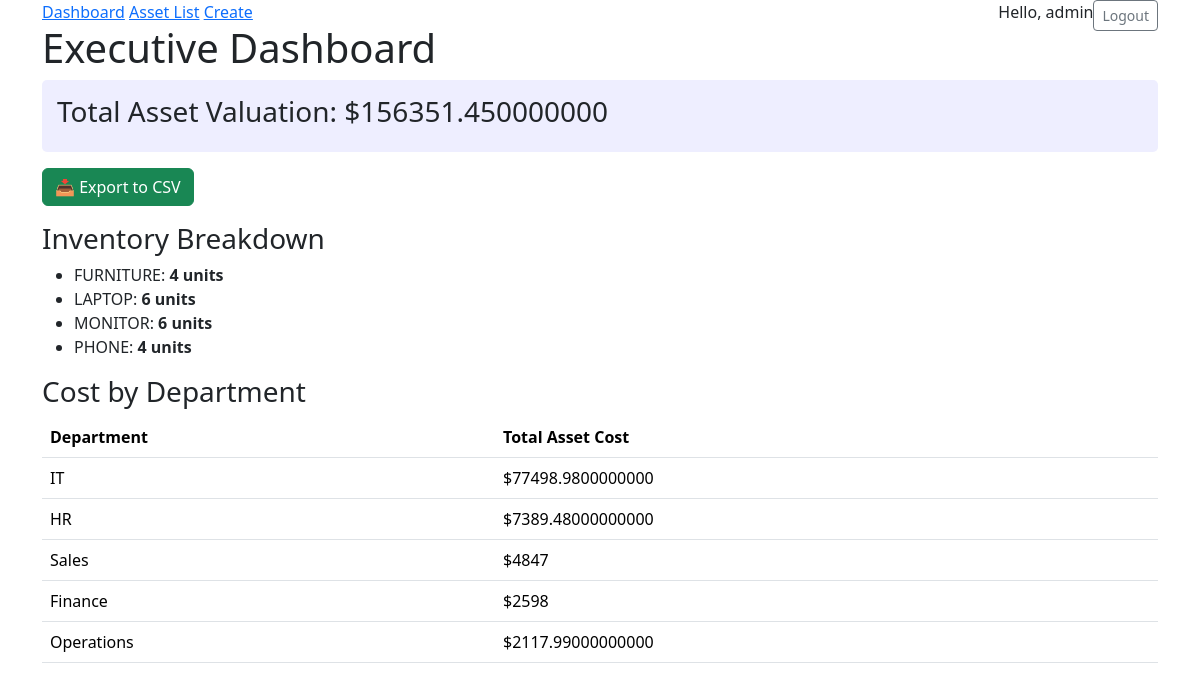
The app's page / (signed in) with its own data.
### assets/models.py (models this page shows, shortened)
class User(AbstractUser):
    is_manager = models.BooleanField(default=False)
    department = models.ForeignKey(
        Department,
        on_delete=models.SET_NULL,
        null=True,
        blank=True,
        related_name="users",
    )

class Department(models.Model):
    name = models.CharField(max_length=100, unique=True)

### assets/views.py (the view)
# urls.py: path('', DashboardView.as_view(), name='dashboard'),
class DashboardView(LoginRequiredMixin, TemplateView):
    template_name = "assets/dashboard.html"
    def get_context_data(self, **kwargs):
        context = super().get_context_data(**kwargs)
        total_cost = Asset.objects.aggregate(total=Sum('cost'))['total'] or 0
        context['total_asset_value'] = total_cost
        context['assets_by_type'] = Asset.objects.values('asset_type').annotate(count=Count('id'))
        cost_by_department = (
            Department.objects
            .annotate(total_cost=Sum('users__assets__cost'))
            .filter(total_cost__isnull=False)
        )
        context['cost_by_department'] = cost_by_department
        return context

### assets/templates/assets/dashboard.html
{% extends "assets/base.html" %}
{% block content %}
    <h1>Executive Dashboard</h1>
    <div style="background: #eef; padding: 15px; border-radius: 5px;">
        <h3>Total Asset Valuation: ${{ total_asset_value }}</h3>
    </div>
    <a href="{% url 'export-csv' %}" class="btn btn-success my-3">📥 Export to CSV</a>
    <h3>Inventory Breakdown</h3>
    <ul>
        {% for item in assets_by_type %}
            <li>{{ item.asset_type }}: <strong>{{ item.count }} units</strong></li>
        {% empty %}
            <li>No assets found.</li>
        {% endfor %}
    </ul>
    <h3>Cost by Department</h3>
    <table class="table">
        <thead>
            <tr>
                <th>Department</th>
                <th>Total Asset Cost</th>
            </tr>
        </thead>
        <tbody>
            {% for dept in cost_by_department %}
                <tr>
                    <td>{{ dept.name }}</td>
                    <td>${{ dept.total_cost }}</td>
                </tr>
            {% empty %}
                <tr>
                    <td colspan="2">No departmental asset data available.</td>
                </tr>
            {% endfor %}
        </tbody>
    </table>
{% endblock %}

### assets/templates/assets/base.html (shortened to what this page needs)
<!DOCTYPE html>
<html>
<head>
    <link href="https://cdn.jsdelivr.net/npm/bootstrap@5.3.8/dist/css/bootstrap.min.css" rel="stylesheet">
</head>
<body class="container">
    <nav>
        <a href="{% url 'dashboard' %}">Dashboard</a>
        <a href="{% url 'asset-list' %}">Asset List</a>
        <a href="{% url 'asset-create' %}">Create</a>
        <div class="float-end">
            {% if user.is_authenticated %}
                <span>Hello, {{ user.username }}</span>
                <form action="{% url 'logout' %}" method="post" class="float-end">
                    <button type="submit" class="btn btn-outline-secondary btn-sm">Logout</button>
                </form>
            {% else %}
                <a href="{% url 'login' %}">Login</a>
                <a href="{% url 'register' %}">Register</a>
            {% endif %}
        </div>
    </nav>
    {% block content %}{% endblock %}
</body>
</html>

### records on screen
User: username "admin"
Department: name "IT", total_cost "77498.9800000000"
Department: name "HR", total_cost "7389.48000000000"
Department: name "Sales", total_cost "4847"
Department: name "Finance", total_cost "2598"
Department: name "Operations", total_cost "2117.99000000000"

### other values on screen
{{ total_asset_value }} "156351.450000000"
{{ item.asset_type }} "FURNITURE" "LAPTOP" "MONITOR" "PHONE"
{{ item.count }} "4" "6" "6" "4"
